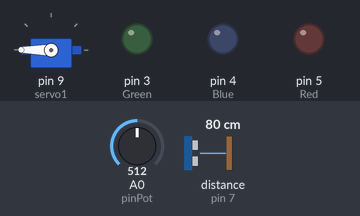
Recording of a sketch running on a simulated Arduino Uno, built with avr-gcc and run on an emulated ATmega328P. On the bench: servo, output pins drawn as LEDs (lit = HIGH). Wiring (inferred from the names in the program): ultrasonic range finder: trigger pin 6; echo pin 7. The test bench sets the inputs (shaded band); at power-on: A0 (pinPot) = 512, distance to the obstacle (sensor on pin 7) 80 cm. The echo pulse lasts 58.3 µs per cm; pins used as bus, display or sensor lines are not drawn.

Above: at 7.8 s.
7.9 s: A0 (pinPot) set to 716
At 8.8 s:
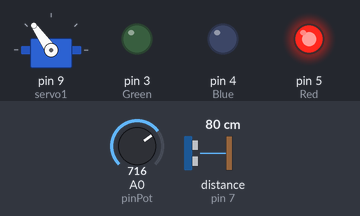
16.5 s: A0 (pinPot) set to 900
At 17.8 s:
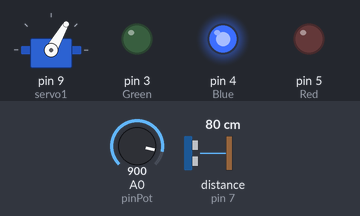
30.0 s: A0 (pinPot) set to 1023
At 30.8 s:
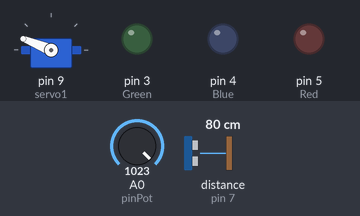
43.5 s: A0 (pinPot) set to 306
52.6 s: A0 (pinPot) set to 122
Timing chart, 0 to 66.6 s (numbered marks = the images above; inputs shaded):
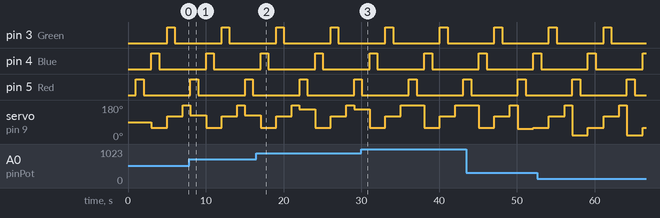

Measured:
- by itself, pin 3 (Green), pin 4 (Blue), pin 5 (Red): alternates HIGH for 1.0 s and LOW for 6.0 s

The sketch:

IOT_Assignment.ino
```cpp
#include<Servo.h>
int pinPot=0;
int Red=5;
int Blue=4;
int Green=3;
int val;
Servo servo1;
int trigPin=6;
int echoPin=7;
long distance;
long duration;

void setup()
{
  pinMode(Red, OUTPUT);
  pinMode(Blue, OUTPUT);
  pinMode(Green, OUTPUT);
  servo1.attach(9);
  pinMode(trigPin, OUTPUT);
  pinMode(echoPin, OUTPUT);
}

void loop()
{
  ultra();
  servo1.write(0);
  val=analogRead(pinPot);
  val=map(val,0,1023,0,180);
  servo1.write(val);
  delay(15);

   if(distance <=15){
    digitalWrite(Red, HIGH);
    delay(1000);
    digitalWrite(Red, LOW);
    delay(1000);
    servo1.write(60);
  }
  else{servo1.write(0);}
  if(distance <=15){
    digitalWrite(Blue,HIGH);
    delay(1000);
    digitalWrite(Blue, LOW);
    delay(1000);
    servo1.write(120);
  }
  else{servo1.write(0);}
  if(distance <=15){
    digitalWrite(Green,HIGH);
    delay(1000);
    digitalWrite(Green, LOW);
    delay(1000);
    servo1.write(180);
  }
  else{servo1.write(0);}

}
void ultra(){
  digitalWrite(trigPin, LOW);
  delayMicroseconds(2);
  digitalWrite(trigPin, HIGH);
  delayMicroseconds(10);
  digitalWrite(trigPin, LOW);
  duration = pulseIn(echoPin, HIGH);
  //distance= duration*0.343/2;
 }
```
